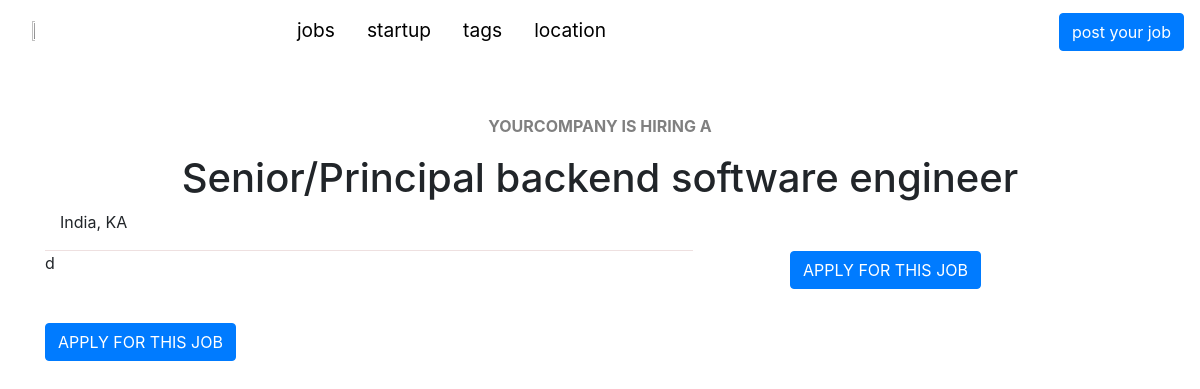
The app's page /job/3/ with its own data.
### core/models.py (models this page shows, shortened)
class WorkDetails(models.Model):
    category = models.ForeignKey(JobCategory, on_delete=models.CASCADE)
    job_title = models.CharField(max_length=100, null=True, blank=True)
    job_type = models.CharField(max_length=50, null=True, blank=True)
    job_keys = models.ManyToManyField(Job_keys)
    is_remote_job = models.BooleanField(default=False, null=True)
    location = models.CharField(max_length=100, null=True, blank=True)
    country = models.CharField(max_length=50, null=True, blank=True)
    job_desc = models.TextField(null=True, blank=True)
    apply_job_link = models.CharField(max_length=255, null=True, blank=True)
    company_name = models.CharField(max_length=50, null=True, blank=True)
    company_website = models.CharField(max_length=50, null=True, blank=True)
    company_email_address = models.EmailField(null=True, blank=True)
    is_scraped_data = models.BooleanField(default=True)
    company_img_url = models.CharField(max_length=200, blank=True, null=True)

### core/views.py (the view)
# urls.py: path('job/<id>/', views.jobDetails, name="job_details"),
def jobDetails(request, id):
    try:
        job_details = WorkDetails.objects.get(id=id)
    except WorkDetails.DoesNotExist:
        return redirect('index')
    context = {
        "jobDetails": job_details
    }
    return render(request, 'jobDetails.html', context)

### templates/jobDetails.html (shortened to what this page needs)
<!DOCTYPE html>
<html lang="en">
{% load static %}
<head>
    <link rel="stylesheet" href="https://maxcdn.bootstrapcdn.com/bootstrap/4.5.2/css/bootstrap.min.css">
    <link rel="stylesheet" type="text/css" href="{% static 'css/style.css' %}">
</head>
<body>
    <nav class="headerNav">
        <ul class="nav">
            <li class="nav-item">
                <a class="nav-link active" href="/">
                    <img src="img/fedup logo.jpg" data-visited="true" />
                </a>
            </li>
        </ul>
        <ul class="navjustify-content-center">
            <li class="nav-item">
                <a class="nav-link active" href="/">jobs</a>
            </li>
            <li class="nav-item">
                <a class="nav-link" href="/startup">startup</a>
            </li>
            <li class="nav-item">
                <a class="nav-link " href="/tags">tags</a>
            </li>
            <li class="nav-item">
                <a class="nav-link" href="/location">location</a>
            </li>
        </ul>
        <ul class="navjustify-content-end">
            <li class="nav-item">
                <a class="btn btn-active btn-primary" href="/addNewPost/">post your job</a>
            </li>
    </nav>
    <div class="container">
        <div style="height: 50px;">
            <div class="col-2 mx-auto" style="background-image: url('{{ jobDetails.company_img_url }}'); height: 50px;"></div>
        </div>
        <div>
            <p class="text-center" style="text-transform: uppercase; color: gray; font-weight: 750;">{{jobDetails.company_name}} IS HIRING A</p>
            <h1 class="text-center">{{ jobDetails.job_title }}</h1>
        </div>
        <div class="col-md-7" style="border-bottom: 1px solid #eee0e0;">
            {% if jobDetails.location and jobDetails.country%}
                <p>{{ jobDetails.location }}, {{jobDetails.country}}</p>
            {% elif jobDetails.is_remote_job %}
                <p>Remote</p>
            {% elif jobDetails.job_type %}
                <p>{{ jobDetails.job_type }}</p>
            {% endif %}
        </div>
        <div class="row">
            <div class="col-md-7">
                {{jobDetails.job_desc|safe}}
                <div class="mt-5 mb-5">
                    <a class="btn btn-active btn-primary " href="{{jobDetails.apply_job_link}}">APPLY FOR THIS JOB</a>
                </div>
            </div>
            <div class="col-md-3 ml-5 text-center justify-content-center">
                <a href="{{jobDetails.apply_job_link}}" class="btn btn-active btn-primary ">APPLY FOR THIS JOB</a>
            </div>
        </div>
    </div>
</body>
</html>

### static/css/style.css (style rules this page uses)
.headerNav { display: flex; justify-content: space-between; padding: .8em 1em; width: 100%; z-index: 3; background-color: #fff; height: 4em; font-smoothing: subpixel-antialiased; transition: transform ease 100ms; }
ul, ol { margin: 0; padding: 0; list-style: none; list-style-image: none; }
ul.navjustify-content-center { display: flex; margin-right: 14em; }
a.nav-link.active { color: #000; }
a.nav-link { color: #000; }
.navjustify-content-end { display: flex; justify-content: flex-end; }
img { width: 15%; height: 0%; }
a { text-decoration: none; color: #0d51ff; transition: all .2s; }
a { display: block; line-height: 1em; font-size: 1.2rem; }

### records on screen
WorkDetails: company_name "YOURCOMPANY", job_title "Senior/Principal backend software engineer", location "India", country "KA", job_desc "d"
